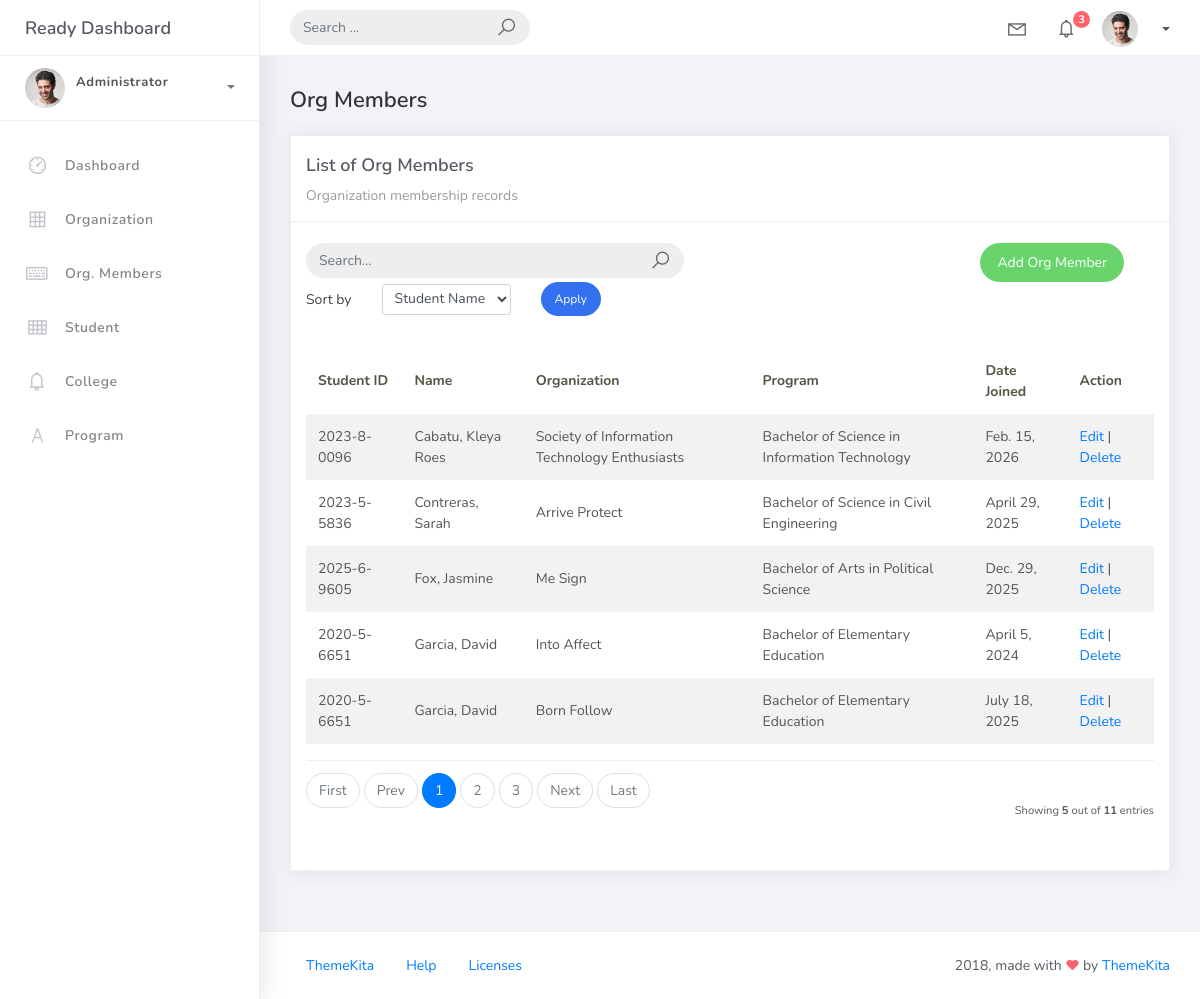
The page /orgmember_list on the database its author committed.
### studentorg/models.py (models this page shows, shortened)
class BaseModel(models.Model):
	created_at = models.DateTimeField(auto_now_add=True, db_index=True)
	updated_at = models.DateTimeField(auto_now=True)
	class Meta:
		abstract = True

class OrgMember(BaseModel):
	student = models.ForeignKey(Student, on_delete=models.CASCADE)
	organization = models.ForeignKey(Organization, on_delete=models.CASCADE)
	date_joined = models.DateField()

class Student(BaseModel):
	student_id = models.CharField(max_length=15)
	lastname = models.CharField(max_length=25)
	firstname = models.CharField(max_length=25)
	middlename = models.CharField(max_length=25, blank=True, null=True)
	program = models.ForeignKey(Program, on_delete=models.CASCADE)

class Organization(BaseModel):
	name = models.CharField(max_length=250)
	college = models.ForeignKey(College, null=True, blank=True, on_delete=models.CASCADE)
	description = models.CharField(max_length=500)

class Program(BaseModel):
	prog_name = models.CharField(max_length=150)
	college = models.ForeignKey(College, on_delete=models.CASCADE)

### studentorg/views.py (the view)
# urls.py: path('orgmember_list', OrgMemberList.as_view(), name='orgmember-list'),
class OrgMemberList(ListView):
     model = OrgMember
     context_object_name = 'orgmember'
     template_name = 'orgmember_list.html'
     paginate_by = 5
     def get_queryset(self):
         qs = super().get_queryset()
         query = self.request.GET.get('q')
         sort_by = self.request.GET.get('sort_by', 'student__lastname')
         if query:
             qs = qs.filter(
                 Q(student__lastname__icontains=query) |
                 Q(student__firstname__icontains=query) |
                 Q(organization__name__icontains=query)
             )
         return qs.order_by(sort_by)

### templates/orgmember_list.html (shortened to what this page needs)
{% extends 'base.html' %}
{% load static %}
{% block content %}
<div class="content">
    <div class="container-fluid">
        <h4 class="page-title">Org Members</h4>
        <div class="row">
            <div class="col-md-12">
                <div class="card">
                    <div class="card-header">
                        <div class="card-title">List of Org Members</div>
                        <div class="card-category">Organization membership records</div>
                    </div>
                    <br />
                    <div class="col-md-12 row">
                        <div class="col-md-6">
                            <form class="navbar-left navbar-form nav-search mr-md-3" method="get" action="">
                                <div class="input-group">
                                    <input type="text" name="q" class="form-control" placeholder="Search..." value="{{ request.GET.q }}">
                                    <div class="input-group-append">
                                        <span class="input-group-text"><i class="la la-search search-icon"></i></span>
                                    </div>
                                </div>
                            </form>
                        </div>
                        <div class="col-md-6">
                            <div class="pull-right">
                                <a href="{% url 'orgmember-add' %}" class="btn btn-success btn-rounded">Add Org Member</a>
                            </div>
                        </div>
                    </div>
                    <div class="col-md-12">
                        <form method="get" class="row g-2 align-items-center">
                            <div class="col-auto">
                                <label for="sort_by" class="col-form-label">Sort by</label>
                            </div>
                            <div class="col-auto">
                                <select id="sort_by" name="sort_by" class="form-control form-control-sm">
                                    <option value="student__lastname" {% if request.GET.sort_by == "student__lastname" %}selected{% endif %}>Student Name</option>
                                </select>
                            </div>
                            <div class="col-auto">
                                <button type="submit" class="btn btn-primary btn-sm btn-rounded">Apply</button>
                            </div>
                        </form>
                    </div>
                    <div class="card-body">
                        <table class="table table-striped mt-3">
                            <thead>
                                <tr>
                                    <th scope="col">Student ID</th>
                                    <th scope="col">Name</th>
                                    <th scope="col">Organization</th>
                                    <th scope="col">Program</th>
                                    <th scope="col">Date Joined</th>
                                    <th scope="col">Action</th>
                                </tr>
                            </thead>
                            <tbody>
                                {% for object in object_list %}
                                <tr>
                                    <td>{{ object.student.student_id }}</td>
                                    <td>{{ object.student.lastname }}, {{ object.student.firstname }}</td>
                                    <td>{{ object.organization.name }}</td>
                                    <td>{{ object.student.program.prog_name }}</td>
                                    <td>{{ object.date_joined }}</td>
                                    <td>
                                        <a href="{% url 'orgmember-update' object.id %}">Edit</a> |
                                        <a href="{% url 'orgmember-delete' object.id %}">Delete</a>
                                    </td>
                                </tr>
                                {% empty %}
                                <tr>
                                    <td colspan="6" class="text-center">No records found</td>
                                </tr>
                                {% endfor %}
                            </tbody>
                        </table>
                        {% include 'includes/pagination.html' %}
                    </div>
                </div>
            </div>
        </div>
    </div>
</div>
{% endblock %}

### rows shown on the page
OrgMember: student.student_id "2023-8-0096", student.lastname "Cabatu", student.firstname "Kleya Roes", organization.name "Society of Information Technology Enthusiasts", student.program.prog_name "Bachelor of Science in Information Technology", date_joined "Feb. 15, 2026"
OrgMember: student.student_id "2023-5-5836", student.lastname "Contreras", student.firstname "Sarah", organization.name "Arrive Protect", student.program.prog_name "Bachelor of Science in Civil Engineering", date_joined "April 29, 2025"
OrgMember: student.student_id "2025-6-9605", student.lastname "Fox", student.firstname "Jasmine", organization.name "Me Sign", student.program.prog_name "Bachelor of Arts in Political Science", date_joined "Dec. 29, 2025"
OrgMember: student.student_id "2020-5-6651", student.lastname "Garcia", student.firstname "David", organization.name "Into Affect", student.program.prog_name "Bachelor of Elementary Education", date_joined "April 5, 2024"
OrgMember: student.student_id "2020-5-6651", student.lastname "Garcia", student.firstname "David", organization.name "Born Follow", student.program.prog_name "Bachelor of Elementary Education", date_joined "July 18, 2025"

### other values the page prints
{{ page_num }} "1"
{{ page_num }} "2" "3"
{{ object_list.count }} "5"
{{ paginator.count }} "11"
